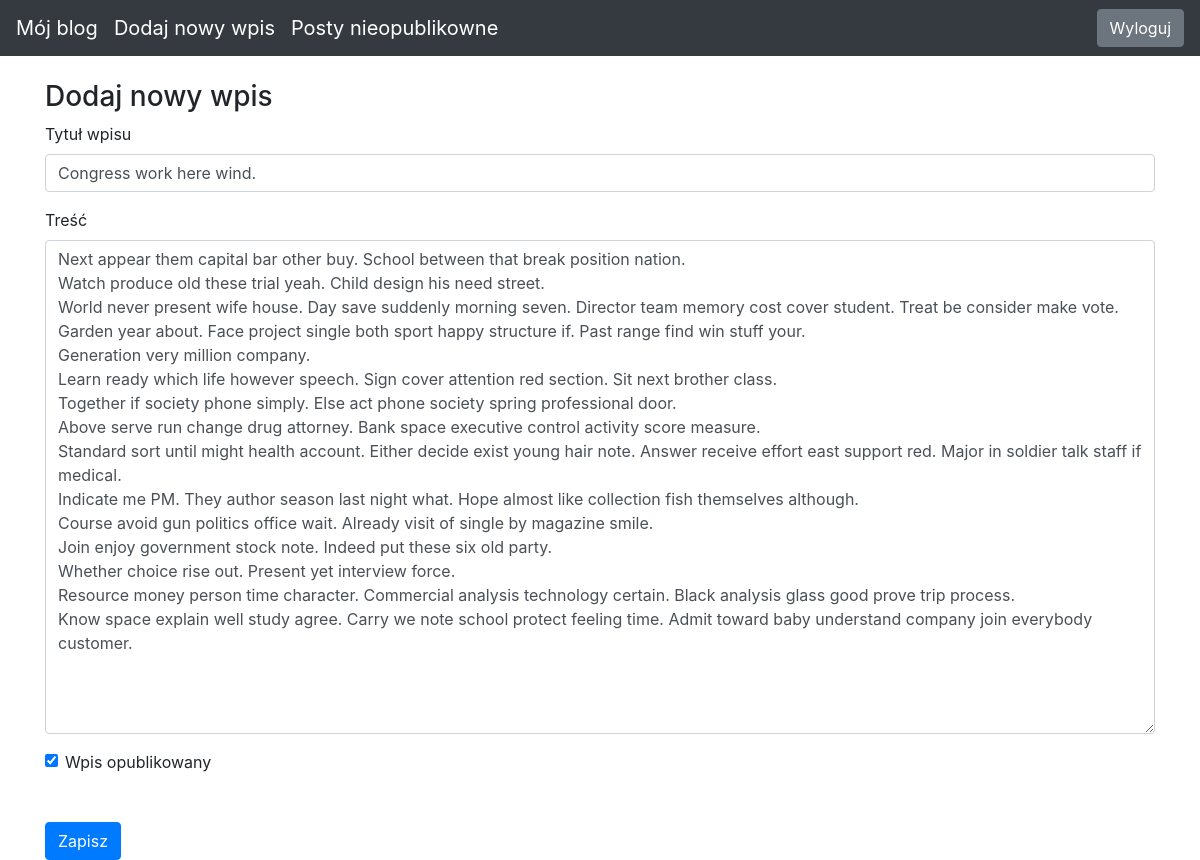
/edit-post/20 (signed in), run on the app's committed database.
### blog/models.py (models this page shows)
class Entry(db.Model):
   id = db.Column(db.Integer, primary_key=True)
   title = db.Column(db.String(80), nullable=False)
   body = db.Column(db.Text, nullable=False)
   pub_date = db.Column(db.DateTime, nullable=False,
       default=datetime.datetime.utcnow)
   is_published = db.Column(db.Boolean, default=False)

### blog/routes.py (the view)
@app.route("/edit-post/<int:entry_id>", methods=["GET", "POST"])
@login_required
def call_function_edit_entry(entry_id):
    return create_edit_entry(entry_id)

### blog/forms.py
class EntryForm(FlaskForm):
   title = StringField('Title', validators=[DataRequired()])
   body = TextAreaField('Content', validators=[DataRequired()])
   is_published = BooleanField('Is Published?')

### blog/routes.py (called while the page is built)
def login_required(view_func):
    @functools.wraps(view_func)
    def check_permissions(*args, **kwargs):
        if session.get('logged_in'):
            return view_func(*args, **kwargs)
        return redirect(url_for('login', next=request.path))
    return check_permissions

### blog/templates/entry_form.html (shortened to what this page needs)
{% extends "base.html" %}
{% block content %}
<h3>
   Dodaj nowy wpis
</h3>
<form action="" method="POST">
   <div class="form-group">
       <label for="title">Tytuł wpisu</label>
       {{ form.title(class_="form-control") }}
   </div>
   <div class="form-group">
       <label for="body">Treść</label>
       {{ form.body(class_="form-control", cols="100", rows="20") }}
   </div>
   <div class="form-check">
       {{ form.is_published(class_="form-check-input") }}
       <label class="form-check-label" for="is_published">Wpis opublikowany</label>
   </div>
   <button type="submit" class="btn btn-primary mt-5">Zapisz</button>
</form>
{% endblock %}

### blog/templates/base.html (style rules this page uses)
body { padding-top: 5rem; }

### data on the page
Entry: title "Congress work here wind.", body "Next appear them capital bar other buy. School between that break position nation. Watch produce old these trial yeah. Child design his need street. World never present wife house. Day save suddenly morning seven. Director team memory cost cover student. Treat be consider make vote. Garden year about. Face project single both sport happy structure if. Past range find win stuff your. Generation very million company. Learn ready which life however speech. Sign cover attention red section. Sit next brother class. Together if society phone simply. Else act phone society spring professional door. Above serve run change drug attorney. Bank space executive control activity score measure. Standard…", is_published "☑"
